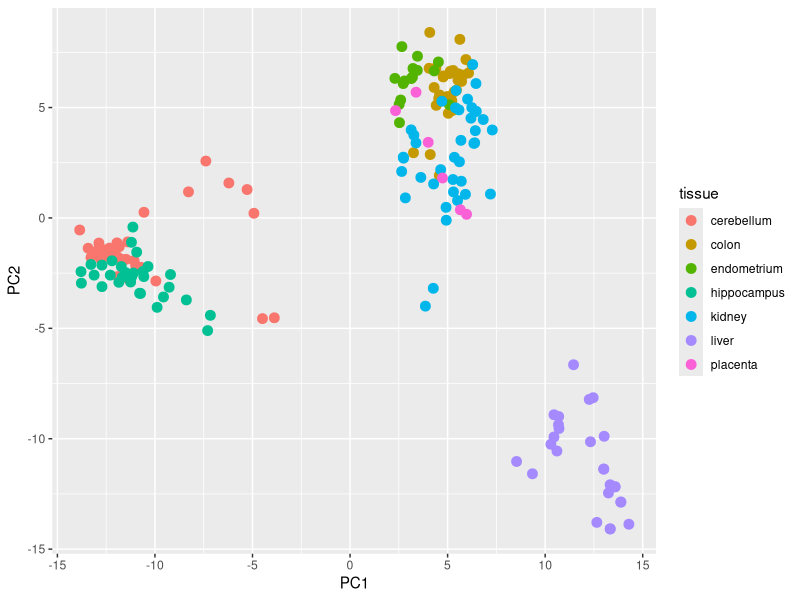
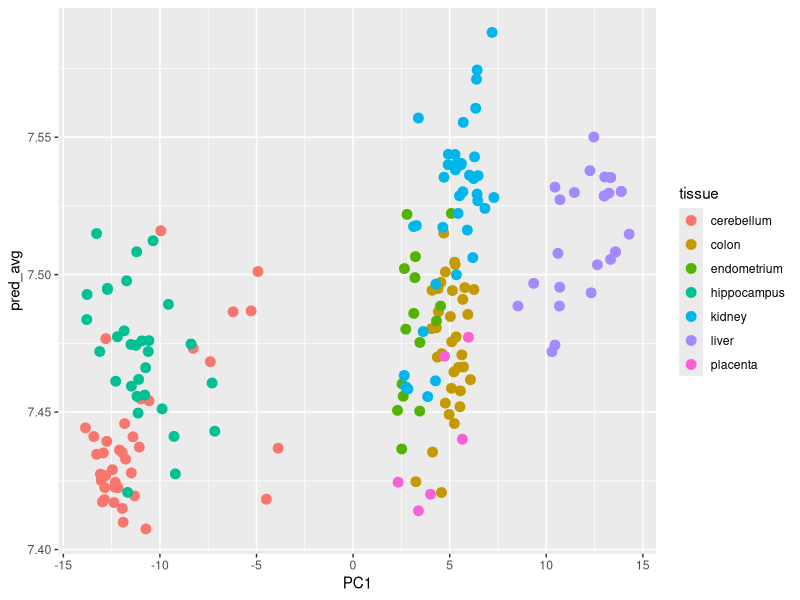
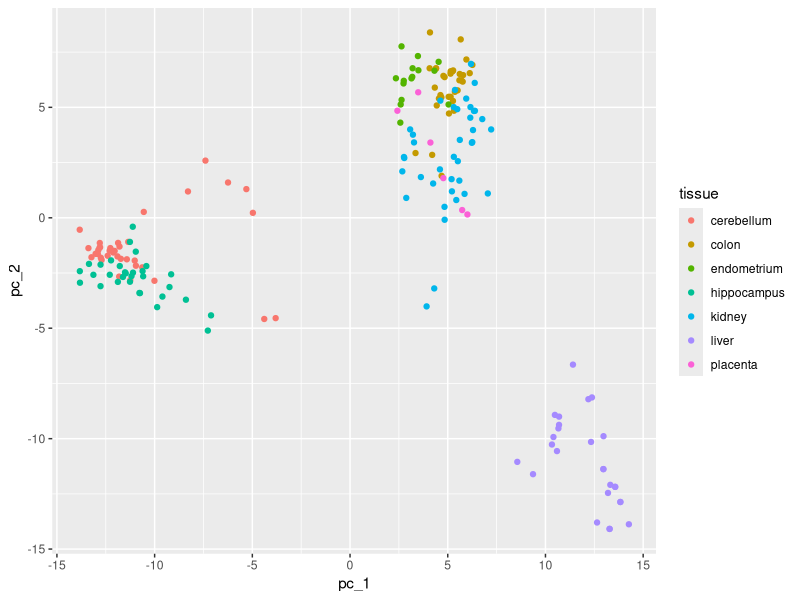
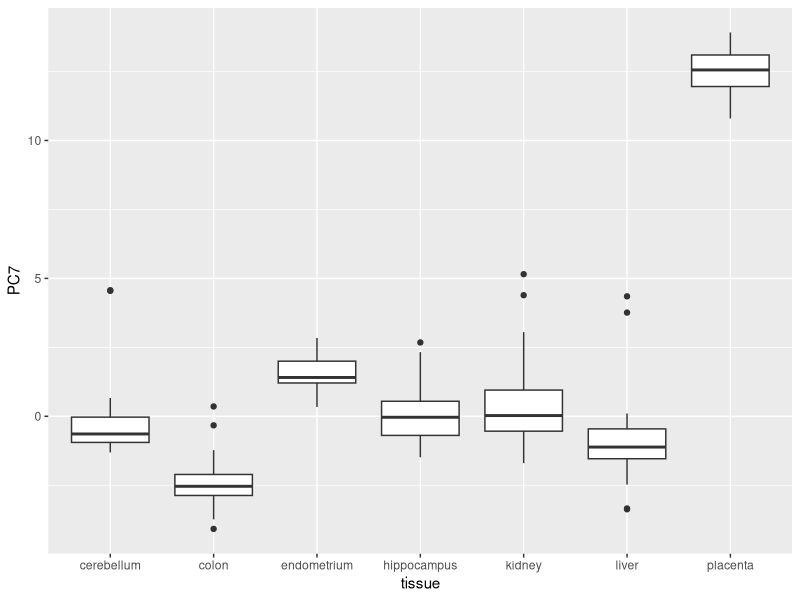
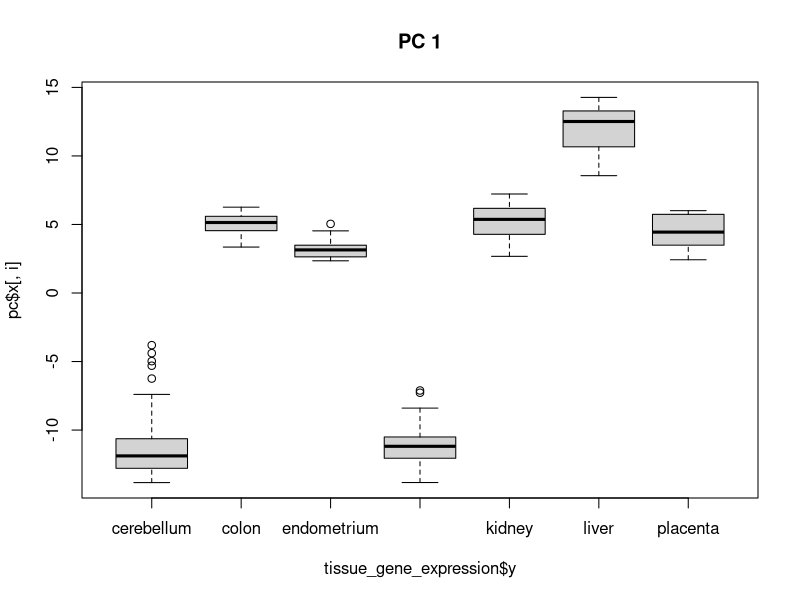
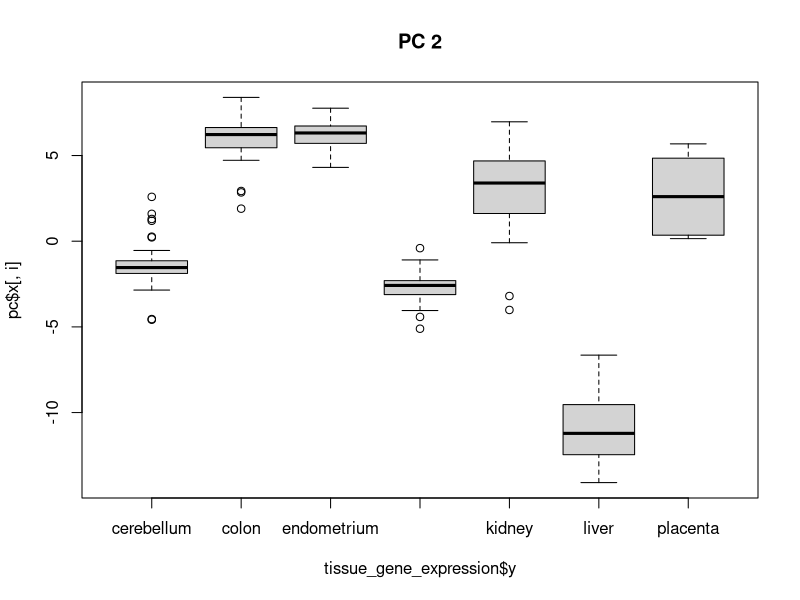
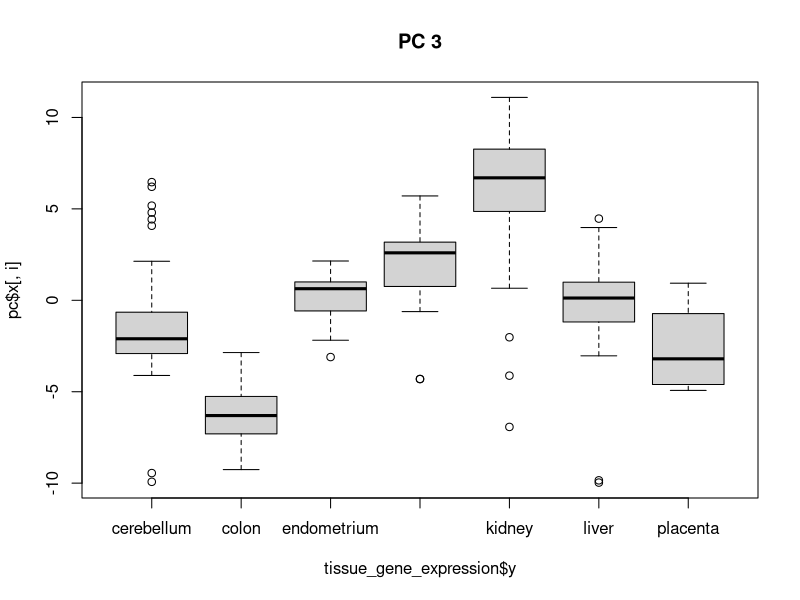
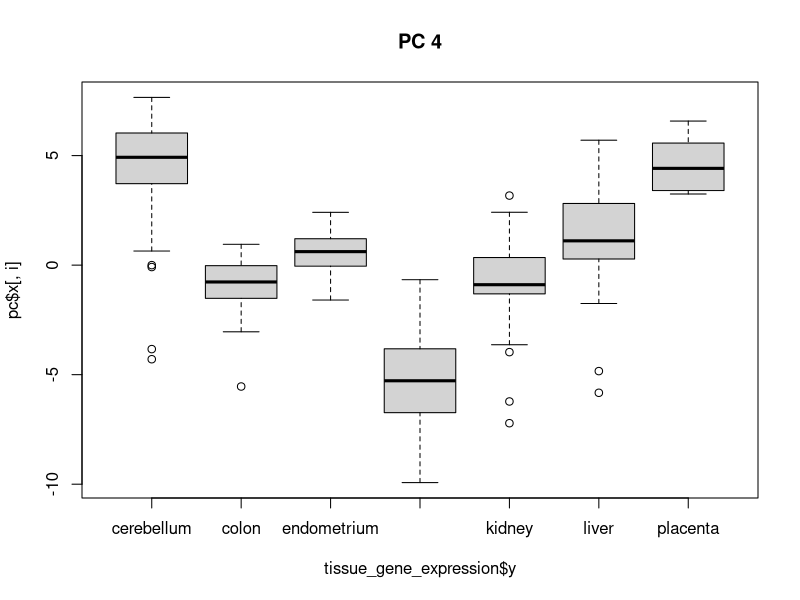

Reproduce these figures in R, in order.
#We will now explore tissue_gene_expression predictors
library(tidyverse)
library(dslabs)
data("tissue_gene_expression")
dim(tissue_gene_expression$x)


#Q1)
#We wanto to get an idea of which observations are close to each other, but,
#as you can see from dimensions, the predictors are 500-dimensional, making plot
#difficult. We can transform the data to principal components and plot
#with tissues with diff colors.
pc <- prcomp(tissue_gene_expression$x)

#Which tissue is in a cluster by itself?
pcs <- data.frame(pc$x, tissue = tissue_gene_expression$y)
pcs %>% ggplot(aes(PC1, PC2, color = tissue)) +
  geom_point(cex = 3)
  

#Q2)
#The predictors for each observation are measured using the same device and
#experimental procedure. This introduces biases that can affect all predictors
#from one observation. For each observation in x, compute the average across all
#predictors, and then plot this agains the first PC with color representing tissue.
cor <- bind_cols(pred_avg = rowMeans(tissue_gene_expression$x), 
                 PC1 = pc$x[,1], 
                 tissue = tissue_gene_expression$y)

#Compute the correlation btw average across all predictors for each tissue and
#PC1
cor(cor$pred_avg, cor$PC1)

#plot
cor %>% ggplot(aes(PC1, pred_avg, col = tissue)) +
  geom_point(cex = 3)


#Q3)
#We see an association with the first PC and the observation averages.
#Redo the PCA but only after removing the center (mean)
x <- with(tissue_gene_expression, sweep(x, 1, rowMeans(x)))
pc <- prcomp(x)
data.frame(pc_1 = pc$x[,1], pc_2 = pc$x[,2], 
           tissue = tissue_gene_expression$y) %>%
  ggplot(aes(pc_1, pc_2, color = tissue)) +
  geom_point()

#For the 7th PC, which two tissues have the greatest median difference?
data.frame(pc$x[,1:10], tissue = tissue_gene_expression$y) %>% 
  ggplot(aes(tissue, PC7)) +
  geom_boxplot()
  
for(i in 1:10){
  boxplot(pc$x[,i] ~ tissue_gene_expression$y, main = paste("PC", i))
}


#Q5)
plot(cumsum(pc$sdev^2/sum(pc$sdev^2)))
# or
plot(summary(pc)$importance[3,])
